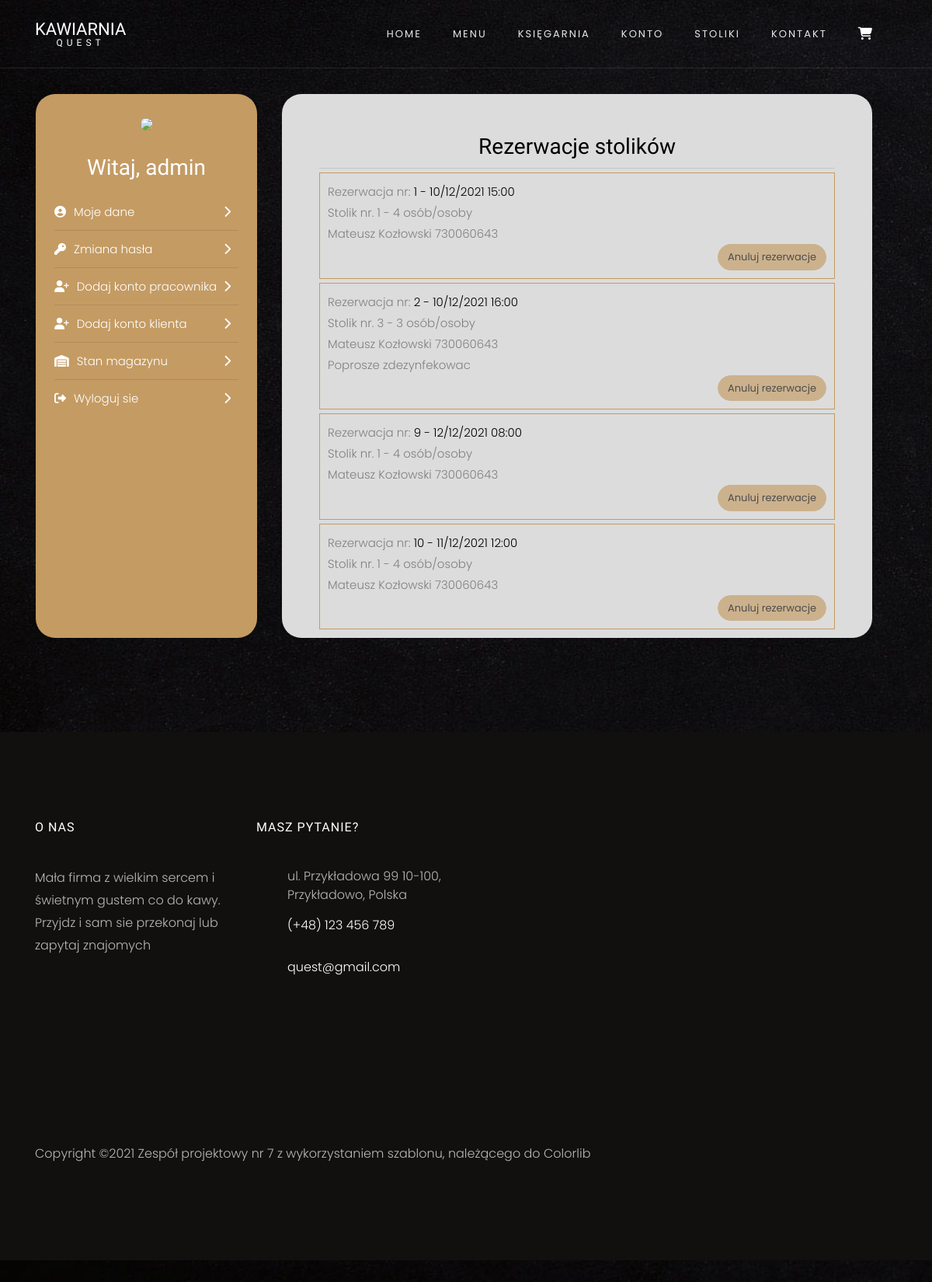
Before: /konto/rezerwacje/1 (signed in) with the older database file.
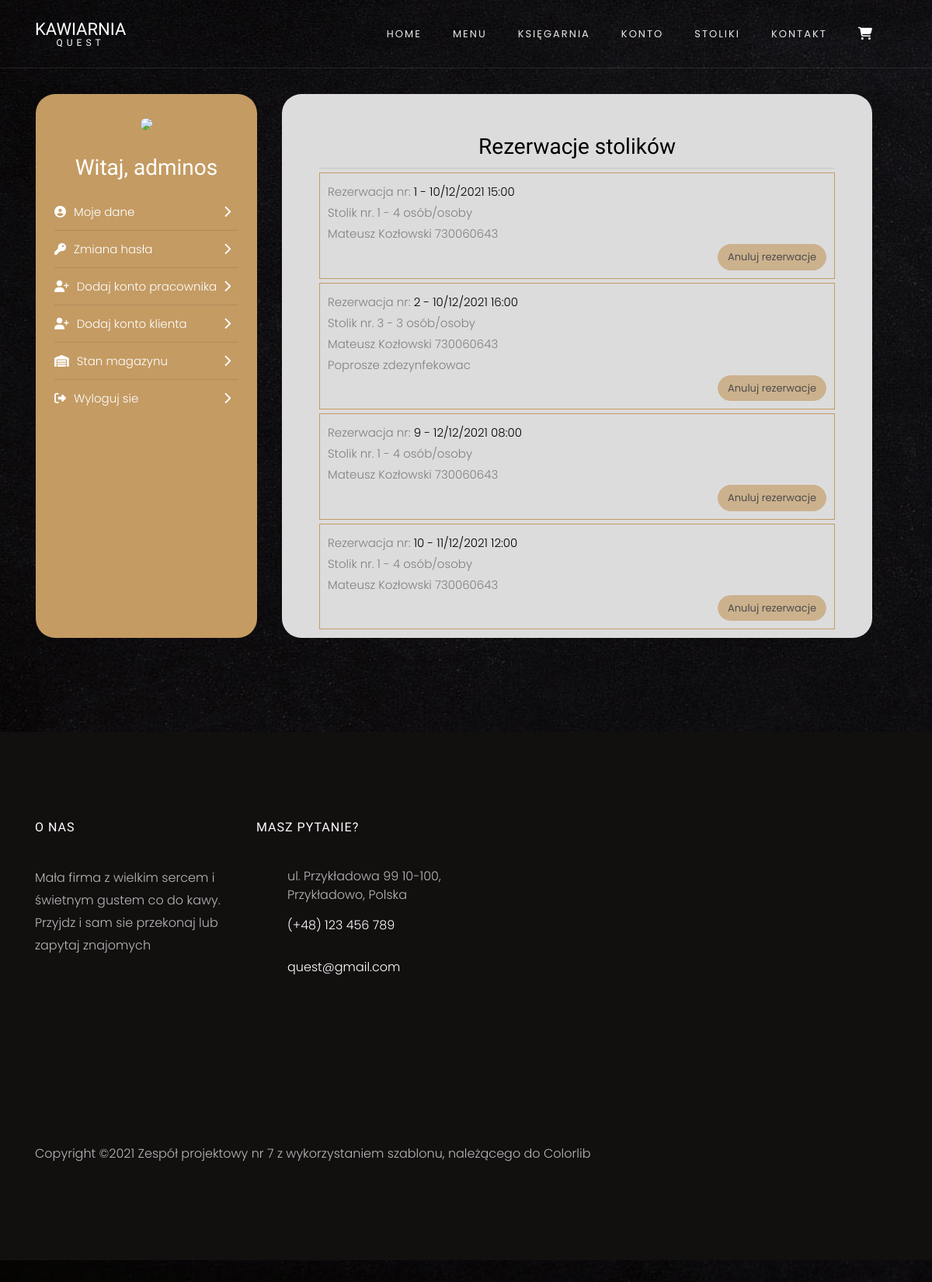
After: the same page with the newer database file.
### Quest/tabels.py (models this page shows)
class User(UserMixin, db.Model):
    __tablename__ = "users"
    id = db.Column(db.Integer, primary_key=True)
    login = db.Column(db.String(250), nullable=False)
    password = db.Column(db.String(250), nullable=False)
    first_name = db.Column(db.String(250), nullable=False)
    last_name = db.Column(db.String(250), nullable=False)
    email = db.Column(db.String(250), nullable=False)
    privileges = db.Column(db.String(250), nullable=False, server_default="User")
    client = relationship("Client", uselist=False, back_populates="user")
    worker = relationship("Worker", uselist=False, back_populates="user")

### Quest/routes.py (the view)
@app.route("/konto/rezerwacje/<int:client_id>")
def show_table_reservations(client_id):
    client = Client.query.get(client_id)
    today = datetime.today()
    today = datetime(today.year, today.month, today.day, today.hour)
    prepared_reservations = []
    for res in client.table_reservations:
        cant_cancel = True
        if today < res.date:
            cant_cancel = False
        prepared_reservations.append((res, cant_cancel))
    return render_template("account/table_reservations.html", reservations=prepared_reservations)

### Quest/routes.py (called while the page is built)
@login_manager.user_loader
def load_user(user_id):
    return db.session.query(User).get(user_id)

### Quest/templates/account/table_reservations.html (shortened to what this page needs)
{% extends "account/account.html" %}
{% block head %}
{{ super() }}
{% endblock %}
{% block account_page %}
<h3 class="text-center mb-2" style="color:black">Rezerwacje stolików</h3>
<hr>
{% for res, cant_cancel in reservations %}
<div class="overflow-auto res">
    Rezerwacja nr: <span style="color:black; ">{{res.id}} - {{res.date.strftime("%d/%m/%Y  %H:%M")}}</span><br>
    Stolik nr. {{res.table.id}} - {{res.table.number_of_seats}} osób/osoby<br>
    {{res.first_name}} {{res.last_name}} {{res.phone}}<br>
    {{res.message}}
    <div class="text-right"><a href="{{url_for('cancel_table_booking', res_id=res.id)}}" class="btn btn-primary{% if cant_cancel %} disabled {% endif %}" style="border-radius:25px;">Anuluj rezerwacje</a></div>
</div>
{% endfor %}
{% endblock %}

### Quest/templates/account/account.html (shortened to what this page needs)
{% import "bootstrap/wtf.html" as wtf %}
{% extends "base.html" %}
{% block head %}
{{ super() }}
{% endblock %}
{% block content %}
<section class="ftco-section contact-section">
    <div class="container">
        <div class="row">
            <div class="col-xl-3 col-lg-4  p-4 m-3 text-center" style="background-color:#c49b63; border-radius: 25px;">
                <img src="https://www.w3schools.com/howto/img_avatar.png" style="width:100px; border-radius: 50px;">
                <h3 class="my-4">Witaj, {{current_user.first_name}}</h3>
                {% if current_user.privileges == "Admin"%}
                <a href="{{url_for('account_data')}}" style="color:white"><p><i class="fas fa-user-circle"></i>Moje dane<span style="float:right;"><i class="fas fa-chevron-right"></i></span></p></a>
                <hr>
                <a href="{{url_for('account_password')}}" style="color:white"><p><i class="fas fa-key"></i>Zmiana hasła<span style="float:right;"><i class="fas fa-chevron-right"></i></span></p></a>
                <hr>
                <a href="{{url_for('create_new_worker')}}" style="color:white"><p><i class="fas fa-user-plus"></i>Dodaj konto pracownika<span style="float:right;"><i class="fas fa-chevron-right"></i></span></p></a>
                <hr>
                <a href="{{url_for('create_new_client')}}" style="color:white"><p><i class="fas fa-user-plus"></i>Dodaj konto klienta<span style="float:right;"><i class="fas fa-chevron-right"></i></span></p></a>
                <hr>
                <a href="{{url_for('check_stock')}}" style="color:white"><p><i class="fas fa-warehouse"></i>Stan magazynu<span style="float:right;"><i class="fas fa-chevron-right"></i></span></p></a>
                <hr>
                {% endif %}
                <a href="{{url_for('logout')}}" style="color:white"><p><i class="fas fa-sign-out-alt"></i>Wyloguj sie<span style="float:right;"><i class="fas fa-chevron-right"></i></span></p></a>
            </div>
            <div class="col-xl-8 col-lg-7 p-5 m-3" style="background-color:Gainsboro; border-radius: 25px; max-height:700px; overflow:auto;">
                {% block account_page %}
                {% endblock %}
            </div>
        </div>
    </div>
</section>
{% endblock %}

Changed rows visible on the page:
changed User: first_name "admin" → "adminos"
